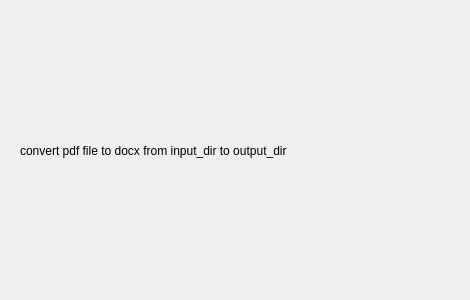
<?xml version="1.0" encoding="UTF-8"?>
<ui version="4.0">
 <class>Form</class>
 <widget class="QWidget" name="Form">
  <property name="geometry">
   <rect>
    <x>0</x>
    <y>0</y>
    <width>470</width>
    <height>300</height>
   </rect>
  </property>
  <property name="windowTitle">
   <string>Form</string>
  </property>
  <widget class="QLabel" name="Description">
   <property name="geometry">
    <rect>
     <x>20</x>
     <y>20</y>
     <width>431</width>
     <height>261</height>
    </rect>
   </property>
   <property name="text">
    <string>convert pdf file to docx from input_dir to output_dir</string>
   </property>
   <property name="textFormat">
    <enum>Qt::AutoText</enum>
   </property>
   <property name="alignment">
    <set>Qt::AlignLeading|Qt::AlignLeft|Qt::AlignVCenter</set>
   </property>
   <property name="wordWrap">
    <bool>true</bool>
   </property>
  </widget>
 </widget>
 <resources/>
 <connections/>
</ui>
